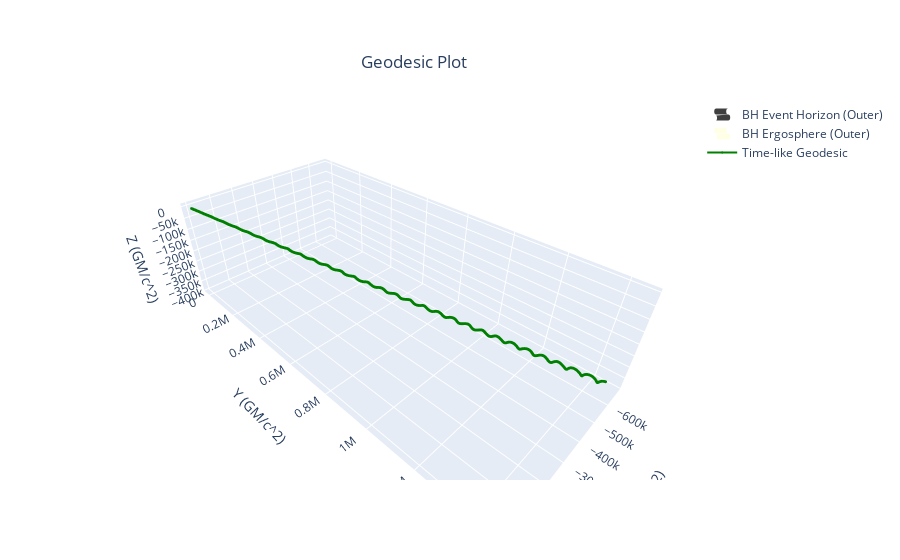

Notebook cell for this chart:
### Code cell
gpl = GeodesicPlotter()
gpl.plot(geod, color="green")
gpl.show()

### Figure 1 — Plotly figure (JSON) as saved in the notebook; plotly's stock layout.template omitted (floating-point values rounded to 4 significant figures; data arrays with more than 128 entries replaced by an {"elided": "..."} marker saying what was removed)
{"data": [{"colorscale": [[0, "#000"], [1, "#000"]], "name": "BH Event Horizon (Outer)", "opacity": 0.75, "showlegend": true, "showscale": false, "type": "surface", "x": {"elided": "50x50 float values"}, "y": {"elided": "50x50 float values"}, "z": {"elided": "50x50 float values"}}, {"colorscale": [[0, "#FFC"], [1, "#FFC"]], "name": "BH Ergosphere (Outer)", "opacity": 0.5, "showlegend": true, "showscale": false, "type": "surface", "x": {"elided": "50x50 float values"}, "y": {"elided": "50x50 float values"}, "z": {"elided": "50x50 float values"}}, {"line": {"color": "green", "width": 2}, "marker": {"size": 1}, "name": "Time-like Geodesic", "showlegend": true, "type": "scatter3d", "x": {"elided": "1000 float values"}, "y": {"elided": "1000 float values"}, "z": {"elided": "1000 float values"}}], "layout": {"scene": {"xaxis": {"title": {"text": "X (GM/c^2)"}}, "yaxis": {"title": {"text": "Y (GM/c^2)"}}, "zaxis": {"title": {"text": "Z (GM/c^2)"}}}, "title": {"text": "Geodesic Plot", "x": 0.46, "xanchor": "center", "y": 0.9, "yanchor": "top"}}}
